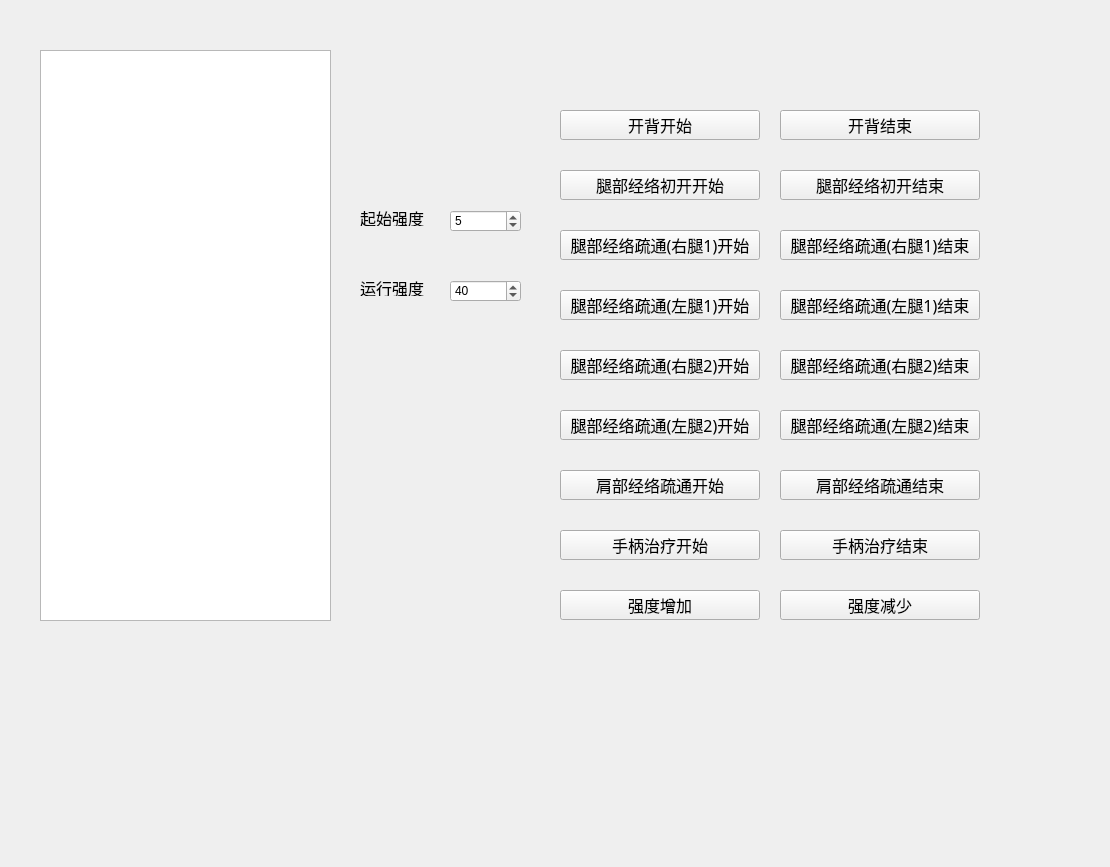
<?xml version="1.0" encoding="UTF-8"?>
<ui version="4.0">
 <class>QtWidgetsCommunicateTestClass</class>
 <widget class="QWidget" name="QtWidgetsCommunicateTestClass">
  <property name="geometry">
   <rect>
    <x>0</x>
    <y>0</y>
    <width>1110</width>
    <height>867</height>
   </rect>
  </property>
  <property name="windowTitle">
   <string>QtWidgetsCommunicateTest</string>
  </property>
  <widget class="QTextEdit" name="textEdit_Info">
   <property name="geometry">
    <rect>
     <x>40</x>
     <y>50</y>
     <width>291</width>
     <height>571</height>
    </rect>
   </property>
  </widget>
  <widget class="QPushButton" name="pushButton_OpenBack_Start">
   <property name="geometry">
    <rect>
     <x>560</x>
     <y>110</y>
     <width>200</width>
     <height>30</height>
    </rect>
   </property>
   <property name="font">
    <font>
     <family>Alibaba Sans</family>
     <pointsize>12</pointsize>
    </font>
   </property>
   <property name="text">
    <string>开背开始</string>
   </property>
  </widget>
  <widget class="QSpinBox" name="spinBox_StartIntensity">
   <property name="geometry">
    <rect>
     <x>450</x>
     <y>210</y>
     <width>71</width>
     <height>22</height>
    </rect>
   </property>
   <property name="minimum">
    <number>1</number>
   </property>
   <property name="maximum">
    <number>100</number>
   </property>
   <property name="value">
    <number>5</number>
   </property>
  </widget>
  <widget class="QLabel" name="label">
   <property name="geometry">
    <rect>
     <x>360</x>
     <y>210</y>
     <width>80</width>
     <height>16</height>
    </rect>
   </property>
   <property name="font">
    <font>
     <family>Alibaba Sans</family>
     <pointsize>12</pointsize>
    </font>
   </property>
   <property name="text">
    <string>起始强度</string>
   </property>
  </widget>
  <widget class="QLabel" name="label_2">
   <property name="geometry">
    <rect>
     <x>360</x>
     <y>280</y>
     <width>80</width>
     <height>16</height>
    </rect>
   </property>
   <property name="font">
    <font>
     <family>Alibaba Sans</family>
     <pointsize>12</pointsize>
    </font>
   </property>
   <property name="text">
    <string>运行强度</string>
   </property>
  </widget>
  <widget class="QSpinBox" name="spinBox_RunIntensity">
   <property name="geometry">
    <rect>
     <x>450</x>
     <y>280</y>
     <width>71</width>
     <height>22</height>
    </rect>
   </property>
   <property name="minimum">
    <number>1</number>
   </property>
   <property name="maximum">
    <number>100</number>
   </property>
   <property name="value">
    <number>40</number>
   </property>
  </widget>
  <widget class="QPushButton" name="pushButton_OpenBack_Stop">
   <property name="geometry">
    <rect>
     <x>780</x>
     <y>110</y>
     <width>200</width>
     <height>30</height>
    </rect>
   </property>
   <property name="font">
    <font>
     <family>Alibaba Sans</family>
     <pointsize>12</pointsize>
    </font>
   </property>
   <property name="text">
    <string>开背结束</string>
   </property>
  </widget>
  <widget class="QPushButton" name="pushButton_LegOpen_Start">
   <property name="geometry">
    <rect>
     <x>560</x>
     <y>170</y>
     <width>200</width>
     <height>30</height>
    </rect>
   </property>
   <property name="font">
    <font>
     <family>Alibaba Sans</family>
     <pointsize>12</pointsize>
    </font>
   </property>
   <property name="text">
    <string>腿部经络初开开始</string>
   </property>
  </widget>
  <widget class="QPushButton" name="pushButton_LegOpen_Stop">
   <property name="geometry">
    <rect>
     <x>780</x>
     <y>170</y>
     <width>200</width>
     <height>30</height>
    </rect>
   </property>
   <property name="font">
    <font>
     <family>Alibaba Sans</family>
     <pointsize>12</pointsize>
    </font>
   </property>
   <property name="text">
    <string>腿部经络初开结束</string>
   </property>
  </widget>
  <widget class="QPushButton" name="pushButton_LegUnblock_Right1_Stop">
   <property name="geometry">
    <rect>
     <x>780</x>
     <y>230</y>
     <width>200</width>
     <height>30</height>
    </rect>
   </property>
   <property name="font">
    <font>
     <family>Alibaba Sans</family>
     <pointsize>12</pointsize>
    </font>
   </property>
   <property name="text">
    <string>腿部经络疏通(右腿1)结束</string>
   </property>
  </widget>
  <widget class="QPushButton" name="pushButton_LegUnblock_Right1_Start">
   <property name="geometry">
    <rect>
     <x>560</x>
     <y>230</y>
     <width>200</width>
     <height>30</height>
    </rect>
   </property>
   <property name="font">
    <font>
     <family>Alibaba Sans</family>
     <pointsize>12</pointsize>
    </font>
   </property>
   <property name="text">
    <string>腿部经络疏通(右腿1)开始</string>
   </property>
  </widget>
  <widget class="QPushButton" name="pushButton_LegUnblock_Left1_Stop">
   <property name="geometry">
    <rect>
     <x>780</x>
     <y>290</y>
     <width>200</width>
     <height>30</height>
    </rect>
   </property>
   <property name="font">
    <font>
     <family>Alibaba Sans</family>
     <pointsize>12</pointsize>
    </font>
   </property>
   <property name="text">
    <string>腿部经络疏通(左腿1)结束</string>
   </property>
  </widget>
  <widget class="QPushButton" name="pushButton_LegUnblock_Left1_Start">
   <property name="geometry">
    <rect>
     <x>560</x>
     <y>290</y>
     <width>200</width>
     <height>30</height>
    </rect>
   </property>
   <property name="font">
    <font>
     <family>Alibaba Sans</family>
     <pointsize>12</pointsize>
    </font>
   </property>
   <property name="text">
    <string>腿部经络疏通(左腿1)开始</string>
   </property>
  </widget>
  <widget class="QPushButton" name="pushButton_LegUnblock_Right2_Stop">
   <property name="geometry">
    <rect>
     <x>780</x>
     <y>350</y>
     <width>200</width>
     <height>30</height>
    </rect>
   </property>
   <property name="font">
    <font>
     <family>Alibaba Sans</family>
     <pointsize>12</pointsize>
    </font>
   </property>
   <property name="text">
    <string>腿部经络疏通(右腿2)结束</string>
   </property>
  </widget>
  <widget class="QPushButton" name="pushButton_LegUnblock_Left2_Stop">
   <property name="geometry">
    <rect>
     <x>780</x>
     <y>410</y>
     <width>200</width>
     <height>30</height>
    </rect>
   </property>
   <property name="font">
    <font>
     <family>Alibaba Sans</family>
     <pointsize>12</pointsize>
    </font>
   </property>
   <property name="text">
    <string>腿部经络疏通(左腿2)结束</string>
   </property>
  </widget>
  <widget class="QPushButton" name="pushButton_LegUnblock_Left2_Start">
   <property name="geometry">
    <rect>
     <x>560</x>
     <y>410</y>
     <width>200</width>
     <height>30</height>
    </rect>
   </property>
   <property name="font">
    <font>
     <family>Alibaba Sans</family>
     <pointsize>12</pointsize>
    </font>
   </property>
   <property name="text">
    <string>腿部经络疏通(左腿2)开始</string>
   </property>
  </widget>
  <widget class="QPushButton" name="pushButton_LegUnblock_Right2_Start">
   <property name="geometry">
    <rect>
     <x>560</x>
     <y>350</y>
     <width>200</width>
     <height>30</height>
    </rect>
   </property>
   <property name="font">
    <font>
     <family>Alibaba Sans</family>
     <pointsize>12</pointsize>
    </font>
   </property>
   <property name="text">
    <string>腿部经络疏通(右腿2)开始</string>
   </property>
  </widget>
  <widget class="QPushButton" name="pushButton_ShoulderUnblock_Start">
   <property name="geometry">
    <rect>
     <x>560</x>
     <y>470</y>
     <width>200</width>
     <height>30</height>
    </rect>
   </property>
   <property name="font">
    <font>
     <family>Alibaba Sans</family>
     <pointsize>12</pointsize>
    </font>
   </property>
   <property name="text">
    <string>肩部经络疏通开始</string>
   </property>
  </widget>
  <widget class="QPushButton" name="pushButton_ShoulderUnblock_Stop">
   <property name="geometry">
    <rect>
     <x>780</x>
     <y>470</y>
     <width>200</width>
     <height>30</height>
    </rect>
   </property>
   <property name="font">
    <font>
     <family>Alibaba Sans</family>
     <pointsize>12</pointsize>
    </font>
   </property>
   <property name="text">
    <string>肩部经络疏通结束</string>
   </property>
  </widget>
  <widget class="QPushButton" name="pushButton_Handle_Stop">
   <property name="geometry">
    <rect>
     <x>780</x>
     <y>530</y>
     <width>200</width>
     <height>30</height>
    </rect>
   </property>
   <property name="font">
    <font>
     <family>Alibaba Sans</family>
     <pointsize>12</pointsize>
    </font>
   </property>
   <property name="text">
    <string>手柄治疗结束</string>
   </property>
  </widget>
  <widget class="QPushButton" name="pushButton_Handle_Start">
   <property name="geometry">
    <rect>
     <x>560</x>
     <y>530</y>
     <width>200</width>
     <height>30</height>
    </rect>
   </property>
   <property name="font">
    <font>
     <family>Alibaba Sans</family>
     <pointsize>12</pointsize>
    </font>
   </property>
   <property name="text">
    <string>手柄治疗开始</string>
   </property>
  </widget>
  <widget class="QPushButton" name="pushButton_DecrIntensity">
   <property name="geometry">
    <rect>
     <x>780</x>
     <y>590</y>
     <width>200</width>
     <height>30</height>
    </rect>
   </property>
   <property name="font">
    <font>
     <family>Alibaba Sans</family>
     <pointsize>12</pointsize>
    </font>
   </property>
   <property name="text">
    <string>强度减少</string>
   </property>
  </widget>
  <widget class="QPushButton" name="pushButton_IncrIntensity">
   <property name="geometry">
    <rect>
     <x>560</x>
     <y>590</y>
     <width>200</width>
     <height>30</height>
    </rect>
   </property>
   <property name="font">
    <font>
     <family>Alibaba Sans</family>
     <pointsize>12</pointsize>
    </font>
   </property>
   <property name="text">
    <string>强度增加</string>
   </property>
  </widget>
 </widget>
 <layoutdefault spacing="6" margin="11"/>
 <resources/>
 <connections/>
</ui>
